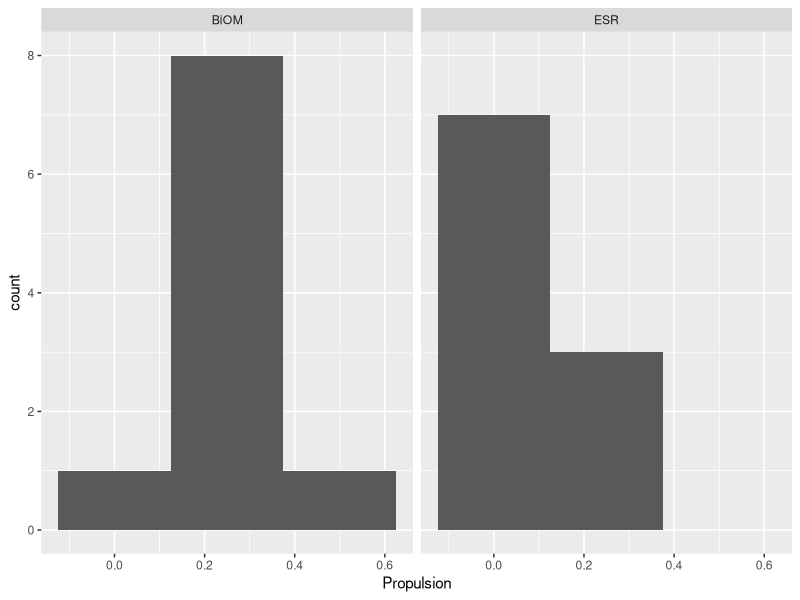
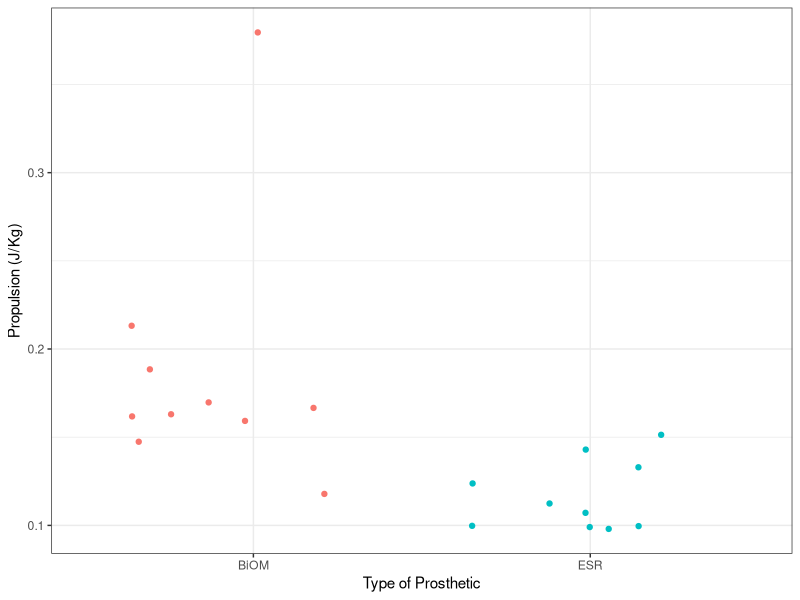
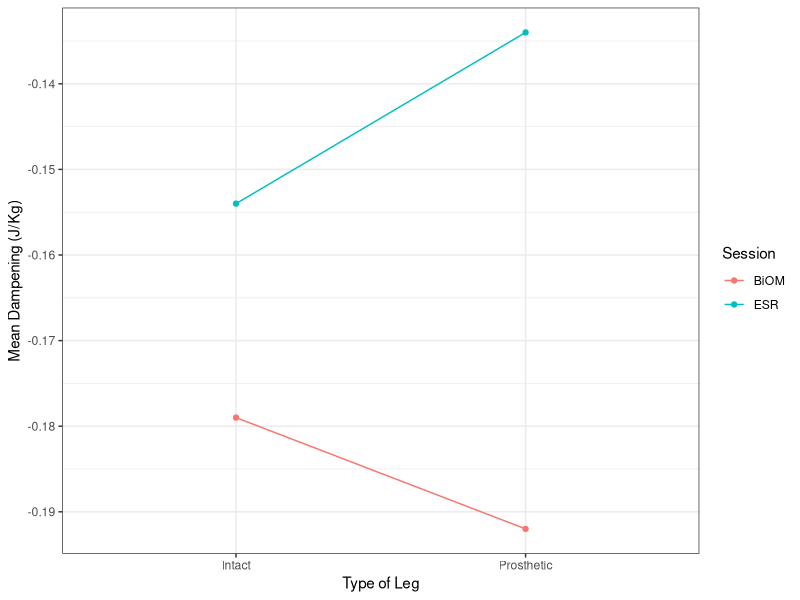
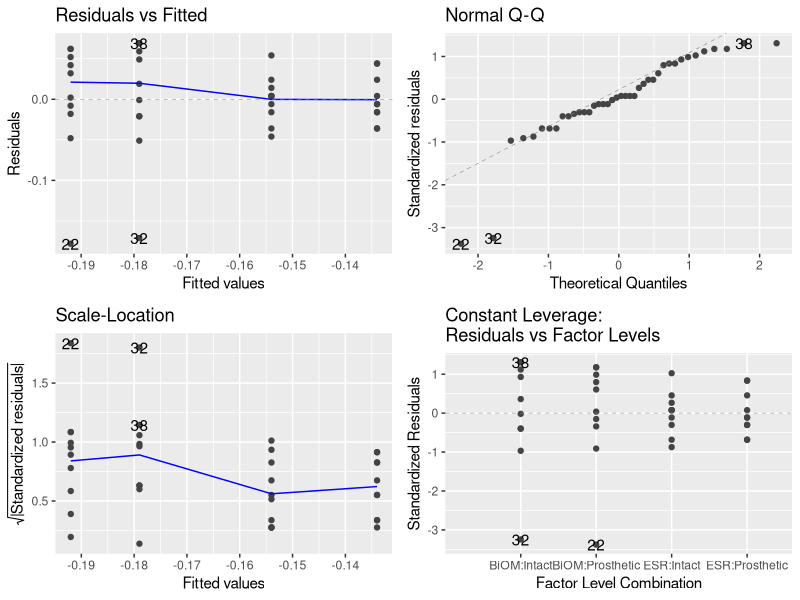
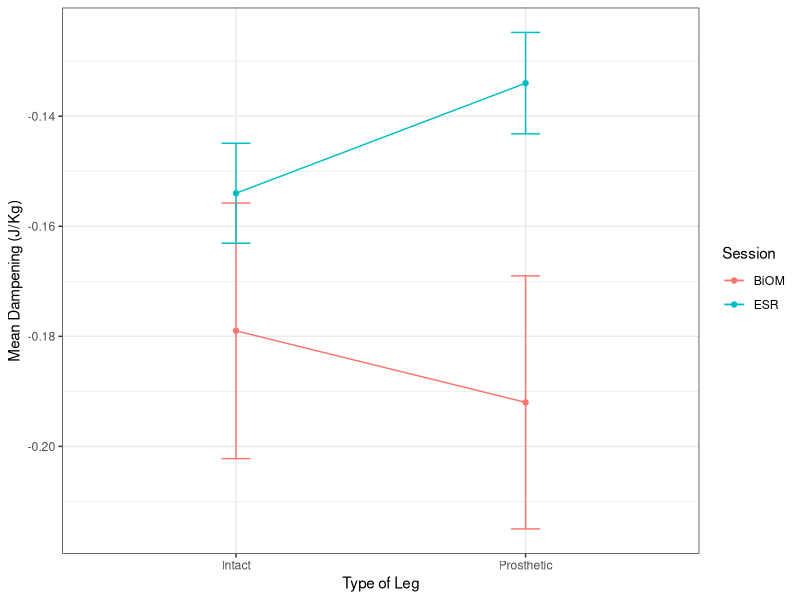
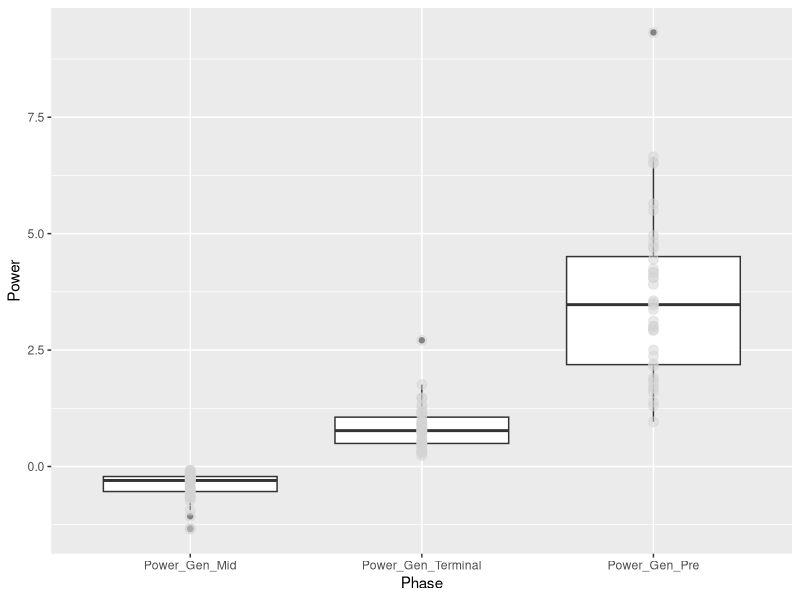

Source code (R) for these figures, in order: (Note: this script raises an error after producing the figures.)
## ---- chunk 1
# clear R's environment
rm(list = ls())

# import the modules that we need
library(dplyr)
library(ggplot2)
library(tidyr)
library(ggfortify)
library(here)
## ---- chunk 2
DF <- read.csv(here("Data", "Processed", "processed_prosthetic_analysis.csv"))
## ---- chunk 3
# make a histogram of the propulsion based on prosthetic type
ggplot(filter(DF, Side == "Prosthetic"), aes(x = Propulsion))+
    geom_histogram(binwidth = 0.25)+
    facet_wrap(~Session)
## ---- chunk 4
# separate the prosthetic data from the data corresponding to the intact leg data.
DF_prosthetic <- DF %>% filter(Side == "Prosthetic")

# take a look to check the structure of the new data frame
glimpse(DF_prosthetic)
## ---- chunk 5
# perform two sample t test
t.test(Propulsion ~ Session, data = DF_prosthetic)
## ---- chunk 6
# make a scatter plot comparing the distribution of propulsion values between the active and passive prostheses
ggplot(DF_prosthetic, aes(Session, Propulsion, colour = Session))+
     xlab("Type of Prosthetic")+
     ylab("Propulsion (J/Kg)")+
     geom_jitter()+
     theme_bw()+
     theme(legend.position="none")
## ---- chunk 7
# convert the Session and the Side categories to factor data and take a look at the variables
DF$Session <- as.factor(DF$Session)
DF$Side <- as.factor(DF$Side)

levels(DF$Session)
levels(DF$Side)
## ---- chunk 8
meanDF <- DF %>% group_by(Side, Session) %>% summarise(meanDampening = mean(Braking))
## ---- chunk 9
# Add color to the plot to show the differences between the different types of prostheses compared to the intact leg
ggplot(meanDF, aes(Side, meanDampening, color = Session, group = Session))+
     geom_point()+
     geom_line()+
     theme_bw()+
     ylab("Mean Dampening (J/Kg)")+
     xlab("Type of Leg")
## ---- chunk 10
# use the lm() function to create the model
model_dampening <- lm(Braking ~ Session+Side+Session*Side, data = DF)
## ---- chunk 11
autoplot(model_dampening, smooth.color = NA)
## ---- chunk 12
# generate ANOVA table
anova(model_dampening)
## ---- chunk 13
# take a look at the summary and comparisons between the specific conditions
summary.lm(model_dampening)
## ---- chunk 14
# grab the standard error values to report

sumDF<-DF %>% group_by(Side, Session) %>% summarise(
     meanDamp = mean(Braking),
     seDamp = sd(Braking)/sqrt(sum(!is.na(Braking)))
)

# create scatterplot with error bars
ggplot(sumDF, aes(Side, meanDamp, color = Session, group = Session))+
     geom_point()+
     geom_line()+
     geom_errorbar(aes(ymin = meanDamp - seDamp,
                       ymax = meanDamp + seDamp), width = 0.1)+
     theme_bw()+
    xlab("Type of Leg")+
    ylab("Mean Dampening (J/Kg)")
## ---- chunk 15
# convert the data to long format
DF_long <- pivot_longer(DF, names_to = "Phase", cols = Power_Gen_Pre:Power_Gen_Terminal,  values_to = "Power")

# convert the phase data from character data to factor data
DF_long$Phase <- as.factor(DF_long$Phase)
levels(DF_long$Phase)

# relevel the Phase factor to put the levels in the correct order which should be midstance, terminalstance, preswing
DF_long$Phase <- factor(DF_long$Phase, levels=c('Power_Gen_Mid', 'Power_Gen_Terminal', 'Power_Gen_Pre'))
## ---- chunk 16

# make a boxplot of the data
ggplot(DF_long, aes(Phase, Power)) +
  geom_boxplot()+
  geom_point(size = 3, colour = 'lightgrey', alpha = 0.5)
## ---- chunk 17
# Use the aov() function to generate a repeated ANOVA model
power_model <- aov(Power~factor(Phase)+Error(factor(Subject)), data = DF_long)
## ---- chunk 18
# check assumptions
autoplot(power_model, smooth.color = NA)
## ---- chunk 19
# run a summary of the model
summary(power_model)
## ---- chunk 20
# calculate the means and standard errors of these by group

sum_power <-DF_long %>% group_by(Phase) %>% summarise(
     meanPower = mean(Power),
     sePower = sd(Power)/sqrt(sum(!is.na(Power)))
)

# reassign the values of the different gait phases to make them show up nicer on the graph
sum_power$Phase <- recode(sum_power$Phase, Power_Gen_Mid = 'Midstance', 
                                       Power_Gen_Terminal = 'Terminal Stance',
                                       Power_Gen_Pre = 'Preswing')
## ---- chunk 21
# create scatterplot with error bars
ggplot(sum_power, aes(Phase, meanPower, color = Phase))+
     geom_point()+
     geom_line()+
     geom_errorbar(aes(ymin = meanPower - sePower,
                       ymax = meanPower + sePower), width = 0.1)+
    theme_bw()+
    theme(legend.position="none")+
    xlab("Gait Phase")+
    ylab("Power Generated (J/Kg)")
    
